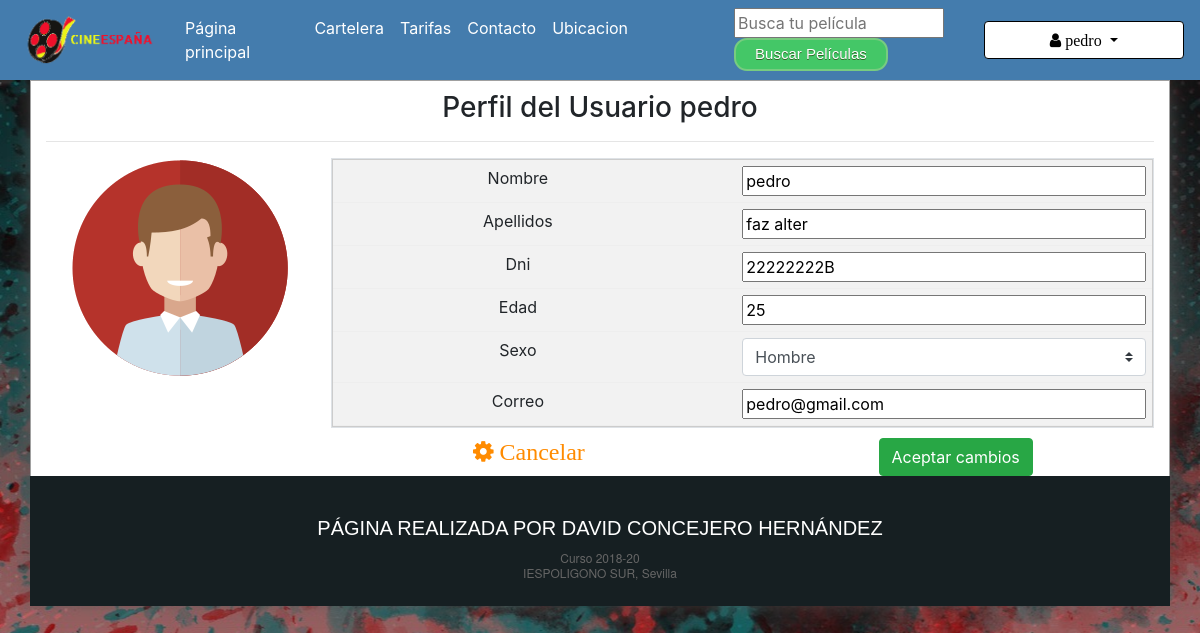
/controlador/controlador_usuario.php?ver=perfil&modificar=perfil (signed in), run on the app's committed database.
### tables this page shows
CREATE TABLE USUARIOS (
    ID_USUARIO INT AUTO_INCREMENT,
    USUARIO varchar(255) NOT NULL,
    ROL varchar(255) NOT NULL,
    NOMBRE varchar(255) NOT NULL,
    APELLIDOS varchar(255) NOT NULL,
    DNI varchar(255) NOT NULL,
    EDAD INT NOT NULL,
    CORREO_ELECTRONICO varchar(255) NOT NULL,
    CONTRASEÑA varchar(255) NOT NULL,
    SEXO varchar(255) NOT NULL,
    PRIMARY KEY (ID_USUARIO)
);

### modelo/BaseDatos.php (called while the page is built, shortened)
<?php
abstract class conectarBaseDatos{
	public static function hacerLogin(){
		try{
			$conexion = new PDO(
     			'mysql:host=localhost;dbname=cine',
     			'usuario_cine',
     			'Aabc123.',
      			 array(PDO::MYSQL_ATTR_INIT_COMMAND => "SET NAMES utf8")
			);
			return $conexion;
		}
		catch (PDOException $e) {
			echo "Error : " . $e->getMessage() . "<br/>";
		die();
		}
	}
	public static function hacerConsulta($consulta){
		$conexion = self::hacerLogin();
		$resultado_consulta = $conexion->prepare($consulta);
		$resultado_consulta->execute();
		return $resultado_consulta;
	}
	public static function desconectarBD($conexion){
		$conexion = null;
		return $conexion;
	}
}
?>

### vista/mostrarPerfilUsuario.php (the view, shortened to what this page needs)
<?php
	while ($row = $consulta->fetch()){ ?>
		<h3 id="usuario" style="text-align: center;"> <?php echo "Perfil del Usuario ". $row['USUARIO'] ?> </h3> <hr>
		<div class="row">
		 <div class="col-12 col-md-12 col-lg-3">
		 	<div class="wrapper" style="text-align: center;">
			 	<?php
			 	if(strtoupper($row['SEXO']) == "HOMBRE"){?>
			 		<img style=" position: relative;top: -30px" align="center" src="../vista/imagenes/iconos/avatar_hombre.png"> <?php
			 	}
			 	else{ ?>
			 		<img align="center" src="../vista/imagenes/iconos/avatar_mujer.png"> <?php
			 	} ?>
		 	</div>
		 </div>
		 <div id="seccionTabla" class="col-12 col-md-12 col-lg-9">
		 	<div class="table-bordered table-striped table-condensed">
  				<table class="tabla_perfil">
  					<tbody>
  						<tr> <?php
  							if(isset($_GET['modificar']) && $_GET['modificar'] == "perfil"){?>
  								<form action="controlador_usuario.php?ver=perfil" method="post">
  								<?php
  								} ?>
  							<td>
  								<?php
  									if(isset($_GET['modificar']) && $_GET['modificar'] == "perfil"){ ?>
  										<input type="text" value="<?php echo $row['NOMBRE'] ?>" required minlength="5" name="campo_nombre"/>
  								<?php
  									}
  									else{
  										echo $row['NOMBRE'];
  									}?>
  							</td>
  							<td>
  								<?php
  									if(isset($_GET['modificar']) && $_GET['modificar'] == "perfil"){ ?>
  										<input type="text" value="<?php echo $row['APELLIDOS'] ?>" required minlength="5" name="campo_apellidos"/>
  								<?php
  									}
  									else{
  										echo $row['APELLIDOS'];
  									}?>
  							</td>
  							<td>
  								<?php
  									if(isset($_GET['modificar']) && $_GET['modificar'] == "perfil"){ ?>
  										<input type="text" value="<?php echo $row['DNI'] ?>" required pattern="^[0-9]{8,}[A-Z]$" title="Recuerda, 8 dígitos y un numero"  name="campo_dni"/>
  								<?php
  									}
  									else{
  										echo $row['DNI'];
  									}?>
  							</td>
  							<td>
  								<?php
  									if(isset($_GET['modificar']) && $_GET['modificar'] == "perfil"){ ?>
  										<input type="text" value="<?php echo $row['EDAD'] ?>" required min=18 max=99 name="campo_edad"/>
  								<?php
  									}
  									else{
  										echo $row['EDAD'];
  									}?>
  							</td>
                <td>
                  <?php
                    if(isset($_GET['modificar']) && $_GET['modificar'] == "perfil"){
                      $id_usuario = $row['ID_USUARIO'];
                        $select1 = "SELECT SEXO FROM USUARIOS WHERE ID_USUARIO=$id_usuario";
                        $consulta1 = conectarBaseDatos::hacerConsulta($select1);
                        while ($row1 = $consulta1->fetch()){
                          $sexo = $row1['SEXO'];
                        } ?>
                      <select name="campo_sexo" class="form-control browser-default custom-select" required>
                        <?php
                        if(strtoupper($sexo) == "HOMBRE"){?>
                          <option value="HOMBRE"> Hombre </option>
                          <option value="MUJER"> Mujer </option> <?php
                        }
                        else{ ?>
                          <option value="MUJER"> Mujer </option>
                          <option value="HOMBRE"> Hombre </option> <?php
                        }?>
                      </select>
                  <?php
                    }
                    else{
                      echo $row['SEXO'];
                    }?>
                </td>
  							<td>
  								<?php
  									if(isset($_GET['modificar']) && $_GET['modificar'] == "perfil"){ ?>
  										<input type="email" value="<?php echo $row['CORREO_ELECTRONICO'] ?>" required name="campo_correo"/>
  								<?php
  									}
  									else{
  										echo $row['CORREO_ELECTRONICO'];
  									}?>
  							</td>
  						</tr>
  					</tbody>
  				</table>
			</div>
			<div class="opciones_disponibles">
				<div class="row">
					<?php
						if(isset($_GET['modificar']) && $_GET['modificar'] == "perfil"){ ?>
							<div class="col-md-6">
								<a href="controlador_usuario.php?ver=perfil">
		 							<span class="fa fa-cog icono_tuerca"> Cancelar </span>
		 						</a>
							</div>
							<div class="col-md-6">
								<input type="submit" name="modificar_perfil" value="Aceptar cambios" class="btn btn-success"/>
							</div>
							<?php
						} ?>
				</div>
		 	</div>
		 	</div>
		 </div>
		</div>
	<?php
	}
?>

### vista/css/controlador_usuario.css (style rules this page uses)
body { background-image: url(../imagenes/varios/imagen_fondo.jpg); background-position: center top; background-repeat: repeat; }
.opciones_disponibles { position: relative; margin-top: 10px; font-size: 20px; text-align: center; }
.icono_tuerca { font-size: 24px; position: relative; left: 0px; bottom: 0px; color: #ff8b00; }
input[type="text"],input[type="number"],input[type="email"],input[type="password"],input[type="file"],input[type="url"] { width: 100%; box-sizing: border-box; -webkit-box-sizing:border-box; -moz-box-sizing: border-box; }
.tabla_perfil { width: 100%; border-collapse: collapse; }
.tabla_perfil tr:nth-of-type(odd) { background: #eee; }
.tabla_perfil td, .tabla_perfil th { padding: 6px; border: 1px solid #ccc; text-align: center; }
@media only screen and (max-width: 2000px), (min-device-width: 768px) and (max-device-width: 1024px) { .tabla_perfil, .tabla_perfil thead, .tabla_perfil tbody, .tabla_perfil th, .tabla_perfil td, .tabla_perfil tr { display: block; } }
@media only screen and (max-width: 2000px), (min-device-width: 768px) and (max-device-width: 1024px) { .tabla_perfil tr { border: 1px solid #ccc; } }
@media only screen and (max-width: 2000px), (min-device-width: 768px) and (max-device-width: 1024px) { .tabla_perfil td { border: none; border-bottom: 1px solid #eee; position: relative; padding-left: 50%; } }
@media only screen and (max-width: 2000px), (min-device-width: 768px) and (max-device-width: 1024px) { .tabla_perfil td:before { position: absolute; top: 6px; left: 6px; width: 45%; padding-right: 10px; white-space: nowrap; } }
@media only screen and (max-width: 2000px), (min-device-width: 768px) and (max-device-width: 1024px) { .tabla_perfil td:nth-of-type(1):before { content: "Nombre"; } }
@media only screen and (max-width: 2000px), (min-device-width: 768px) and (max-device-width: 1024px) { .tabla_perfil td:nth-of-type(2):before { content: "Apellidos"; } }
@media only screen and (max-width: 2000px), (min-device-width: 768px) and (max-device-width: 1024px) { .tabla_perfil td:nth-of-type(3):before { content: "Dni"; } }
@media only screen and (max-width: 2000px), (min-device-width: 768px) and (max-device-width: 1024px) { .tabla_perfil td:nth-of-type(4):before { content: "Edad"; } }
@media only screen and (max-width: 2000px), (min-device-width: 768px) and (max-device-width: 1024px) { .tabla_perfil td:nth-of-type(5):before { content: "Sexo"; } }
@media only screen and (max-width: 2000px), (min-device-width: 768px) and (max-device-width: 1024px) { .tabla_perfil td:nth-of-type(6):before { content: "Correo"; } }

### data on the page
usuarios: USUARIO "pedro", campo_nombre "pedro", campo_apellidos "faz alter", campo_dni "22222222B", campo_edad "25", campo_sexo "Hombre", campo_correo "pedro@gmail.com"

### other printed values
$_SESSION["USUARIO"] "pedro"
